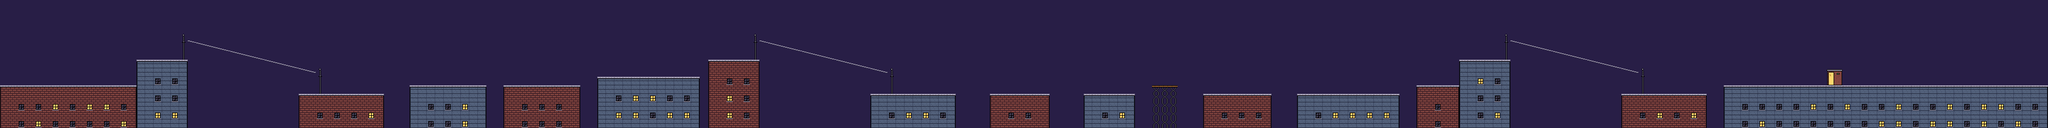

Below is a game level as drawn by its tile map, then a one-line description and the .tmx that defines it (tile-layer data replaced by summaries):
An orthogonal 240x15 tile map with 16x16 px tiles, 1 tile layer (Tiles) and 32 objects (12x Pigeon, 11x Stamp, 3x Zip, 2x Beacon, 2x Speed, ...).

<map version="1.10" tiledversion="1.11.2" orientation="orthogonal" renderorder="right-down" width="240" height="15" tilewidth="16" tileheight="16" infinite="0" nextlayerid="4" nextobjectid="33">
  <properties>
    <property name="index" value="5" type="int" />
    <property name="name" value="HIGH WIRE" />
    <property name="speed" value="40" type="int" />
    <property name="sky" value="3" type="int" />
  </properties>
  <tileset firstgid="1" source="../tileset.tsx" />
  <layer id="1" name="Tiles" width="240" height="15">
    <data>[3600 cells, 3600 non-empty, 29 distinct tile ids]</data>
  </layer>
  <objectgroup id="2" name="Spawns">
    <object id="1" name="Player" class="Player" x="96" y="160">
      <point />
    </object>
    <object id="2" name="Pigeon" class="Pigeon" x="160" y="144">
      <point />
      <properties>
        <property name="arg" value="0" type="int" />
      </properties>
    </object>
    <object id="3" name="Pigeon" class="Pigeon" x="176" y="144">
      <point />
      <properties>
        <property name="arg" value="1" type="int" />
      </properties>
    </object>
    <object id="4" name="Zip" class="Zip" x="352" y="76.0">
      <point />
      <properties>
        <property name="arg" value="15" type="int" />
      </properties>
    </object>
    <object id="5" name="Stamp" class="Stamp" x="400" y="96">
      <point />
      <properties>
        <property name="arg" value="0" type="int" />
      </properties>
    </object>
    <object id="6" name="Stamp" class="Stamp" x="464" y="112">
      <point />
      <properties>
        <property name="arg" value="0" type="int" />
      </properties>
    </object>
    <object id="7" name="Stamp" class="Stamp" x="528" y="128">
      <point />
      <properties>
        <property name="arg" value="0" type="int" />
      </properties>
    </object>
    <object id="8" name="Pigeon" class="Pigeon" x="640" y="160">
      <point />
      <properties>
        <property name="arg" value="0" type="int" />
      </properties>
    </object>
    <object id="9" name="Pigeon" class="Pigeon" x="656" y="160">
      <point />
      <properties>
        <property name="arg" value="1" type="int" />
      </properties>
    </object>
    <object id="10" name="Beacon" class="Beacon" x="1152" y="144">
      <point />
      <properties>
        <property name="arg" value="0" type="int" />
      </properties>
    </object>
    <object id="11" name="Pigeon" class="Pigeon" x="1216" y="128">
      <point />
      <properties>
        <property name="arg" value="0" type="int" />
      </properties>
    </object>
    <object id="12" name="Pigeon" class="Pigeon" x="1232" y="128">
      <point />
      <properties>
        <property name="arg" value="1" type="int" />
      </properties>
    </object>
    <object id="13" name="Zip" class="Zip" x="1424" y="76.0">
      <point />
      <properties>
        <property name="arg" value="15" type="int" />
      </properties>
    </object>
    <object id="14" name="Stamp" class="Stamp" x="1472" y="96">
      <point />
      <properties>
        <property name="arg" value="0" type="int" />
      </properties>
    </object>
    <object id="15" name="Stamp" class="Stamp" x="1536" y="112">
      <point />
      <properties>
        <property name="arg" value="0" type="int" />
      </properties>
    </object>
    <object id="16" name="Stamp" class="Stamp" x="1600" y="128">
      <point />
      <properties>
        <property name="arg" value="0" type="int" />
      </properties>
    </object>
    <object id="17" name="Pigeon" class="Pigeon" x="1712" y="160">
      <point />
      <properties>
        <property name="arg" value="0" type="int" />
      </properties>
    </object>
    <object id="18" name="Pigeon" class="Pigeon" x="1728" y="160">
      <point />
      <properties>
        <property name="arg" value="1" type="int" />
      </properties>
    </object>
    <object id="19" name="Speed" class="Speed" x="1792" y="0">
      <point />
      <properties>
        <property name="arg" value="46" type="int" />
      </properties>
    </object>
    <object id="20" name="Stamp" class="Stamp" x="1808" y="128">
      <point />
      <properties>
        <property name="arg" value="0" type="int" />
      </properties>
    </object>
    <object id="21" name="Stamp" class="Stamp" x="2176" y="128">
      <point />
      <properties>
        <property name="arg" value="0" type="int" />
      </properties>
    </object>
    <object id="22" name="Beacon" class="Beacon" x="2464" y="176">
      <point />
      <properties>
        <property name="arg" value="0" type="int" />
      </properties>
    </object>
    <object id="23" name="Pigeon" class="Pigeon" x="2528" y="160">
      <point />
      <properties>
        <property name="arg" value="0" type="int" />
      </properties>
    </object>
    <object id="24" name="Pigeon" class="Pigeon" x="2544" y="160">
      <point />
      <properties>
        <property name="arg" value="1" type="int" />
      </properties>
    </object>
    <object id="25" name="Speed" class="Speed" x="2624" y="0">
      <point />
      <properties>
        <property name="arg" value="42" type="int" />
      </properties>
    </object>
    <object id="26" name="Zip" class="Zip" x="2832" y="76.0">
      <point />
      <properties>
        <property name="arg" value="15" type="int" />
      </properties>
    </object>
    <object id="27" name="Stamp" class="Stamp" x="2880" y="96">
      <point />
      <properties>
        <property name="arg" value="0" type="int" />
      </properties>
    </object>
    <object id="28" name="Stamp" class="Stamp" x="2944" y="112">
      <point />
      <properties>
        <property name="arg" value="0" type="int" />
      </properties>
    </object>
    <object id="29" name="Stamp" class="Stamp" x="3008" y="128">
      <point />
      <properties>
        <property name="arg" value="0" type="int" />
      </properties>
    </object>
    <object id="30" name="Pigeon" class="Pigeon" x="3120" y="160">
      <point />
      <properties>
        <property name="arg" value="0" type="int" />
      </properties>
    </object>
    <object id="31" name="Pigeon" class="Pigeon" x="3136" y="160">
      <point />
      <properties>
        <property name="arg" value="1" type="int" />
      </properties>
    </object>
    <object id="32" name="Mate" class="Mate" x="3424" y="160">
      <point />
      <properties>
        <property name="arg" value="0" type="int" />
      </properties>
    </object>
  </objectgroup>
</map>
